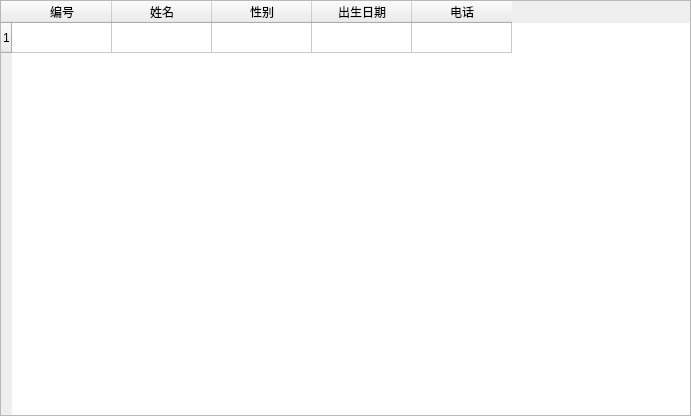
<?xml version="1.0" encoding="UTF-8"?>
<ui version="4.0">
 <class>manager</class>
 <widget class="QWidget" name="manager">
  <property name="geometry">
   <rect>
    <x>0</x>
    <y>0</y>
    <width>691</width>
    <height>416</height>
   </rect>
  </property>
  <property name="windowTitle">
   <string>Form</string>
  </property>
  <layout class="QGridLayout" name="gridLayout">
   <property name="leftMargin">
    <number>0</number>
   </property>
   <property name="topMargin">
    <number>0</number>
   </property>
   <property name="rightMargin">
    <number>0</number>
   </property>
   <property name="bottomMargin">
    <number>0</number>
   </property>
   <property name="spacing">
    <number>0</number>
   </property>
   <item row="0" column="0">
    <widget class="QTableWidget" name="tableWidget">
     <row>
      <property name="text">
       <string>1</string>
      </property>
     </row>
     <column>
      <property name="text">
       <string>编号</string>
      </property>
     </column>
     <column>
      <property name="text">
       <string>姓名</string>
      </property>
     </column>
     <column>
      <property name="text">
       <string>性别</string>
      </property>
     </column>
     <column>
      <property name="text">
       <string>出生日期</string>
      </property>
     </column>
     <column>
      <property name="text">
       <string>电话</string>
      </property>
     </column>
    </widget>
   </item>
  </layout>
 </widget>
 <resources/>
 <connections/>
</ui>
